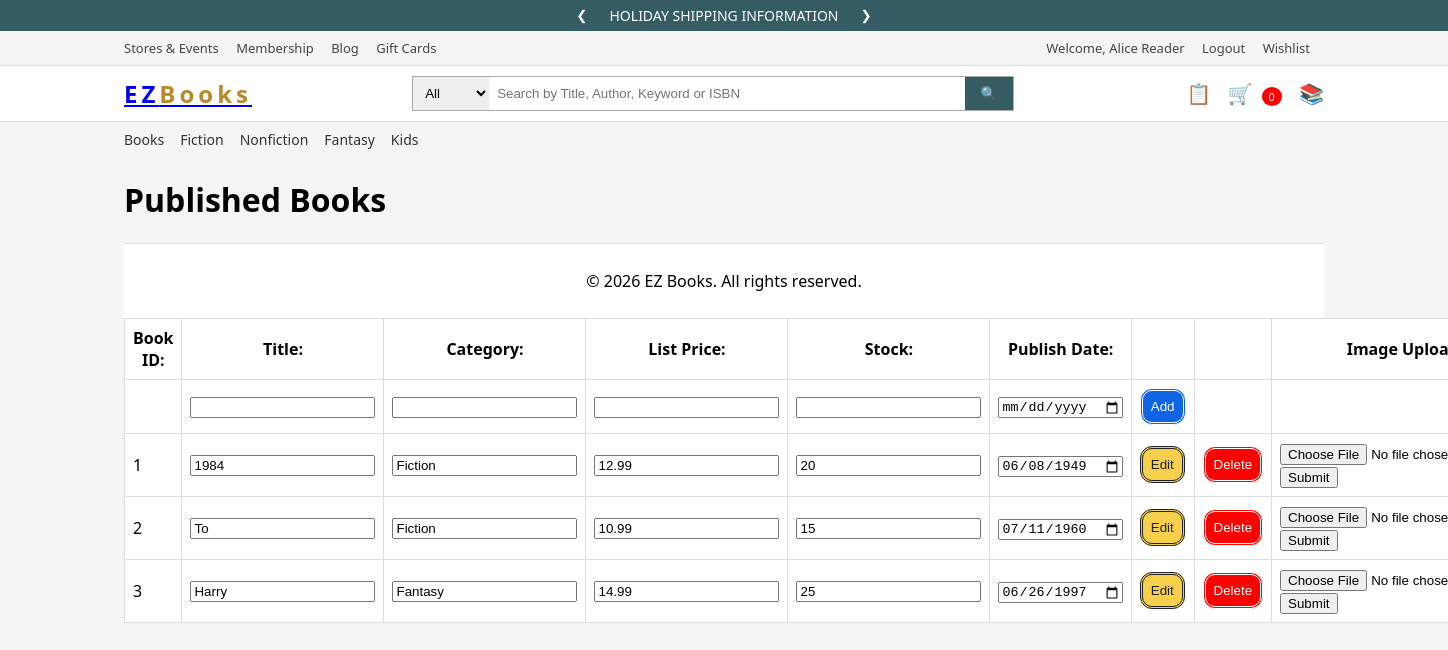
/alterbook.php (signed in), run on the app's committed database.
### tables this page shows
CREATE TABLE books (
    book_id INT AUTO_INCREMENT PRIMARY KEY,
    title VARCHAR(150) NOT NULL,
    category VARCHAR(50) NOT NULL,
    list_price DECIMAL(6,2) NOT NULL,
    stock_qty INT NOT NULL,
    published_date DATE NOT NULL,
    image_file VARCHAR(255)
);

### alterbook.php (the view, shortened to what this page needs)
<?php
require 'db_connect.php';
include 'header.php';
$bookData = [];
$sql = "SELECT	*
		   FROM	books";
$stmt = $conn->prepare($sql);
$stmt->execute();
$rslt = $stmt->get_result();
while ($row = $rslt->fetch_assoc()) {
	$bookData[$row['book_id']] = $row;
}
?>
<h1>Published Books</h1>
<?php if(empty($bookData)): ?>
  <p>No books added yet.</p>
<?php else: ?>
  <table class="cart-table">
    <tr>
      <th>Book ID:</th>
      <th>Title:</th>
      <th>Category:</th>
      <th>List Price:</th>
      <th>Stock:</th>
      <th>Publish Date:</th>
      <th></th>
      <th></th>
      <th>Image Upload?</th>
    </tr>
      <form method="post">
          <td></td>
          <td><input type = "text" name = "title" required></td>
          <td><input type = "text" name = "category" required></td>
          <td><input type = "number" id = "decimal_input" step = "0.01" name = "list_price" required></td>
          <td><input type = "number" name = "stock_qty" required></td>
          <td><input type = "date" name = "published_date" required></td>
          <td><button style="border: double; background-color: #1065e6; color:#ffffff; padding:8px; border-radius: 12px" type = "submit" name = "add_book">Add</button></td>
          <td></td>
          <td></td>
        </form>
    <?php foreach ($bookData as $book):
      $id = $book['book_id'];
      $genre = $book['category'];
      $price = $book['list_price'];
      $stock = $book['stock_qty'];
      $date = $book['published_date'];
    ?>
    <tr>
        <form method="post">
          <td><input type = "hidden" name = "book_id" value="<?php echo (int)$id?>"><label><?php echo $id ?></label></td>
          <td><input type = "text" name = "title" value = <?php echo $book['title']?> required></td>
          <td><input type = "text" name = "category" value = <?php echo $genre?> required></td>
          <td><input type = "number" id = "decimal_input" step = "0.01" name = "list_price" value = <?php echo $price?> required></td>
          <td><input type = "number" name = "stock_qty" value = <?php echo $stock?> required></td>
          <td><input type = "date" name = "published_date" value = <?php echo $date?> required></td>
          <td><button style="border: double; background-color: #f6cf4b; color:#222222; padding:8px; border-radius: 12px" type = "submit" name = "edit_book">Edit</button></td>
          <td><button style="border: double; background-color: #ff0000; color:#ffffff; padding:8px; border-radius: 12px" type="submit" name="delete_book">Delete</button></td>
        </form>
        <form method="post" enctype="multipart/form-data">
          <td>
          <input type="file" id = "myFile" name="filename">
          <input type = "submit" name = "upload">
          </td>
        </form>
      </tr>
    <?php endforeach; ?>
<?php endif; ?>
<?php include 'footer.php'; ?>

### header.php (shortened to what this page needs)
<?php
$cartCount = 0;
?>
<!DOCTYPE html>
<html lang="en">
<head>
  <link rel="stylesheet" href="styles.css">
</head>
<body class="home-body">
<div class="top-banner">
  <button class="banner-arrow">&#10094;</button>
  <span>HOLIDAY SHIPPING INFORMATION</span>
  <button class="banner-arrow">&#10095;</button>
</div>
<div class="bn-mini-nav">
  <div class="bn-mini-left">
    <span>Stores &amp; Events</span>
    <span>Membership</span>
    <span>Blog</span>
    <span>Gift Cards</span>
  </div>
  <div class="bn-mini-right">
    <?php if (isset($_SESSION['customer_id'])): ?>
      <span>Welcome, <?php echo htmlspecialchars($_SESSION['full_name']); ?></span>
      <a href="logout.php">Logout</a>
    <?php else: ?>
      <a href="login.php">My Account</a>
    <?php endif; ?>
    <a href="cart.php">Wishlist</a>
  </div>
</div>
<header class="bn-main-header">
  <div class="bn-header-inner">
    <a href="index.php"> <div class="bn-logo">EZ<span>Books</span></div> </a>
    <form class="bn-search-wrap" action="browse.php" method="get">
      <select class="bn-search-filter" name="field">
        <option value="all">All</option>
      </select>
      <input type="text" name="q" class="bn-search-input" placeholder="Search by Title, Author, Keyword or ISBN">
      <button type="submit" class="bn-search-btn">🔍</button>
    </form>
    <div class="bn-header-icons">
      <a href="orderhistory.php">📋</a>
      <a href="cart.php" class="bn-cart">
        🛒 <span class="bn-cart-count"><?php echo $cartCount; ?></span>
      </a>
      <a href="alterbook.php">📚</a>
    </div>
  </div>
</header>
<nav class="category-nav">
  <a href="browse.php?cat=all">Books</a>
  <a href="browse.php?cat=Fiction">Fiction</a>
  <a href="browse.php?cat=Nonfiction">Nonfiction</a>
  <a href="browse.php?cat=Fantasy">Fantasy</a>
  <a href="browse.php?cat=Kids">Kids</a>
</nav>
<main class="home-main">

### footer.php
</main>
<footer class="home-footer">
  <p>&copy; <?php echo date('Y'); ?> EZ Books. All rights reserved.</p>
</footer>
</body>
</html>

### styles.css (style rules this page uses)
body.home-body { margin: 0; font-family: system-ui, -apple-system, BlinkMacSystemFont, "Segoe UI", Arial, sans-serif; background: #f5f5f5; }
.top-banner { background-color: #355c63; color: #fff; text-align: center; padding: 6px 0; display: flex; justify-content: center; gap: 16px; align-items: center; font-size: 14px; }
.banner-arrow { background: none; border: none; color: #fff; cursor: pointer; }
.bn-mini-nav { max-width: 1200px; margin: 0 auto; padding: 8px 20px; display: flex; justify-content: space-between; font-size: 13px; color: #444; }
.bn-mini-nav a, .bn-mini-nav span { margin-right: 14px; text-decoration: none; color: inherit; }
.bn-main-header { border-top: 1px solid #ddd; border-bottom: 1px solid #ddd; background: #fff; }
.bn-header-inner { max-width: 1200px; margin: 0 auto; padding: 10px 20px; display: flex; align-items: center; justify-content: space-between; gap: 20px; }
.bn-logo { font-size: 24px; font-weight: bold; letter-spacing: 4px; }
.bn-logo span { color: #b68b2c; }
.bn-search-wrap { display: flex; flex: 1; border: 1px solid #aaa; max-width: 600px; }
.bn-search-filter { border: none; background: #eee; padding: 8px; }
.bn-search-input { flex: 1; border: none; padding: 8px; }
.bn-search-btn { border: none; background: #355c63; color: #fff; padding: 0 16px; cursor: pointer; }
.bn-header-icons a { font-size: 20px; margin-left: 12px; text-decoration: none; color: #000; }
.bn-cart-count { background: red; color: #fff; border-radius: 50%; padding: 2px 7px; font-size: 11px; margin-left: 4px; }
.category-nav { max-width: 1200px; margin: 0 auto; padding: 8px 20px; display: flex; gap: 16px; font-size: 14px; }
.category-nav a { text-decoration: none; color: #333; }
.home-main { max-width: 1200px; margin: 20px auto; padding: 0 20px 40px; }
.cart-table { width: 100%; border-collapse: collapse; background: #fff; }
.cart-table th, .cart-table td { border: 1px solid #ddd; padding: 8px; }
.home-footer { border-top: 1px solid #ddd; padding: 10px 0; text-align: center; background: #fff; }

### data on the page
books: book_id "1", title "1984", category "Fiction", list_price "12.99", stock_qty "20", published_date "06/08/1949"
books: book_id "2", category "Fiction", list_price "10.99", stock_qty "15", published_date "07/11/1960"
books: book_id "3", category "Fantasy", list_price "14.99", stock_qty "25", published_date "06/26/1997"

### other printed values
$_SESSION['full_name'] "Alice Reader"
$cartCount "0"
